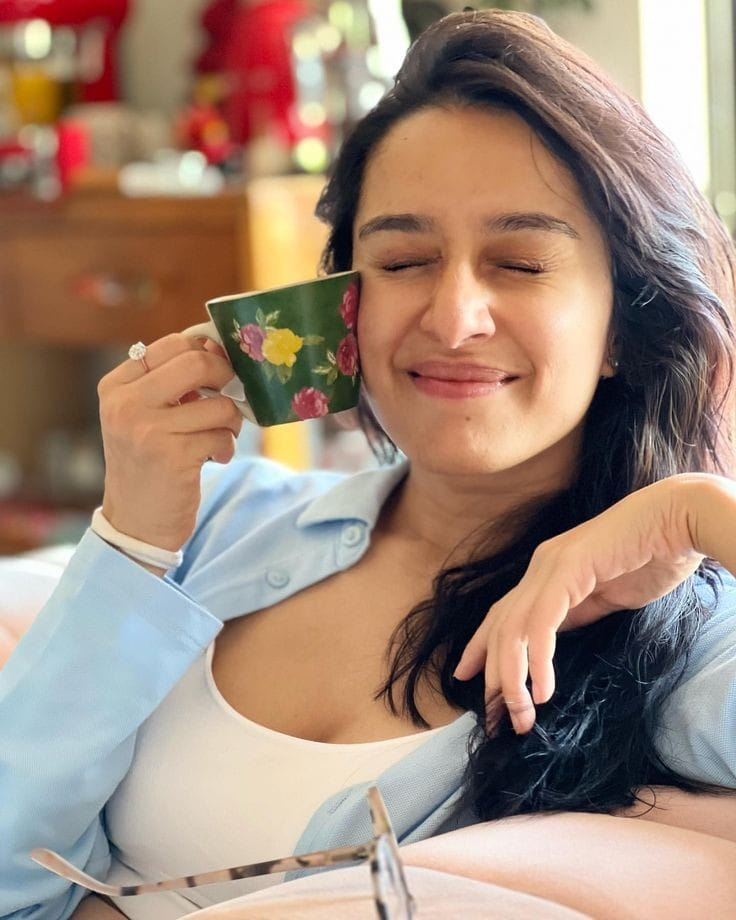
#> input picture Face-detection-using-images-and-webcam-main/shr.jpg, 736 x 920 px
$ python facedetction.py
#> lines starting #> are read from the running program, lines starting #| are printed output that depends on the picture; after the words box and inside, x2 and y2 are one past the last pixel; in counts of white or black regions, pixels touching at a corner belong together
import cv2
trainedData= cv2.CascadeClassifier('face.xml')

img=cv2.imread('shr.jpg')
#> img is the input picture: shape (920, 736, 3); mean B, G, R 121, 136.5, 161.1

#coversion to greyscale
graying= cv2.cvtColor(img,cv2.COLOR_BGR2GRAY)
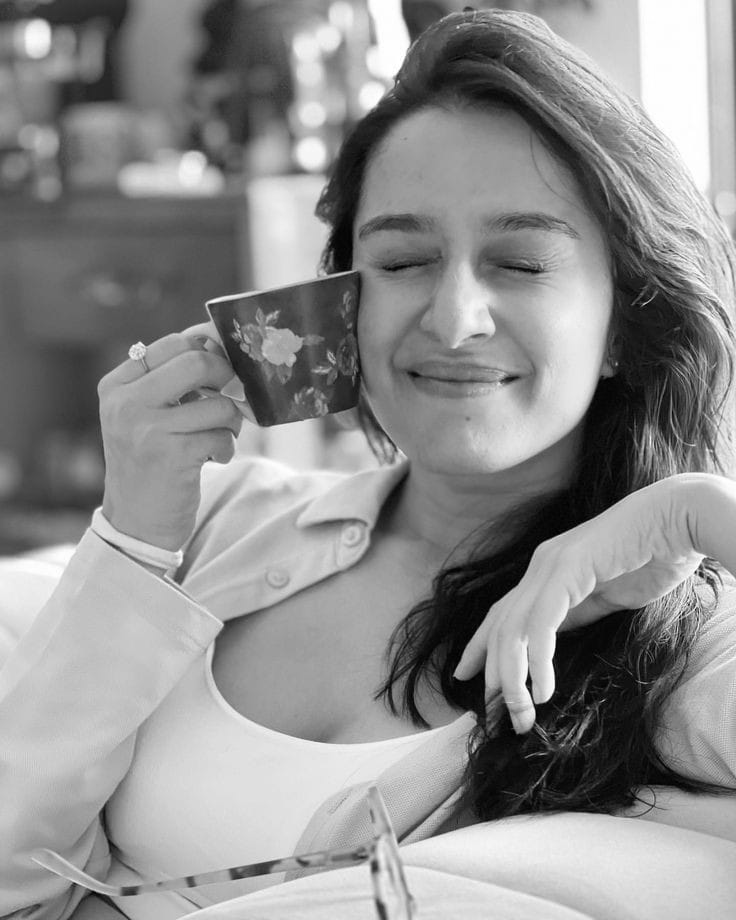
#> graying: shape (920, 736); min 1, max 255, mean 142.1
facecordinates=trainedData.detectMultiScale(graying)
#> facecordinates = [[309, 143, 311, 311]]

x,y,w,h=facecordinates[0]
#> x = 309; y = 143; w = 311; h = 311
cv2.rectangle(img,(x,y),(x+w,y+h),(0,0,255),2)
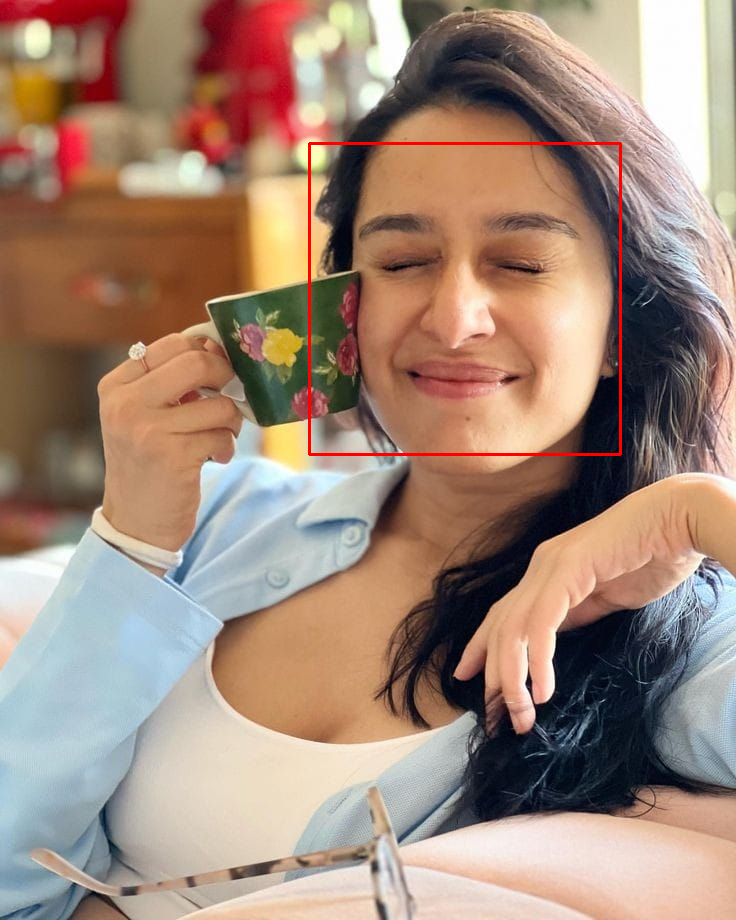
#> img: shape (920, 736, 3); 0.55% of pixels changed, all inside (x1, y1, x2, y2) = (308, 142, 622, 456)

cv2.imshow('window',img)
cv2.waitKey()

print("end of program")

$ run again, with Face-detection-using-images-and-webcam-main/hero.jpg copied over Face-detection-using-images-and-webcam-main/shr.jpg
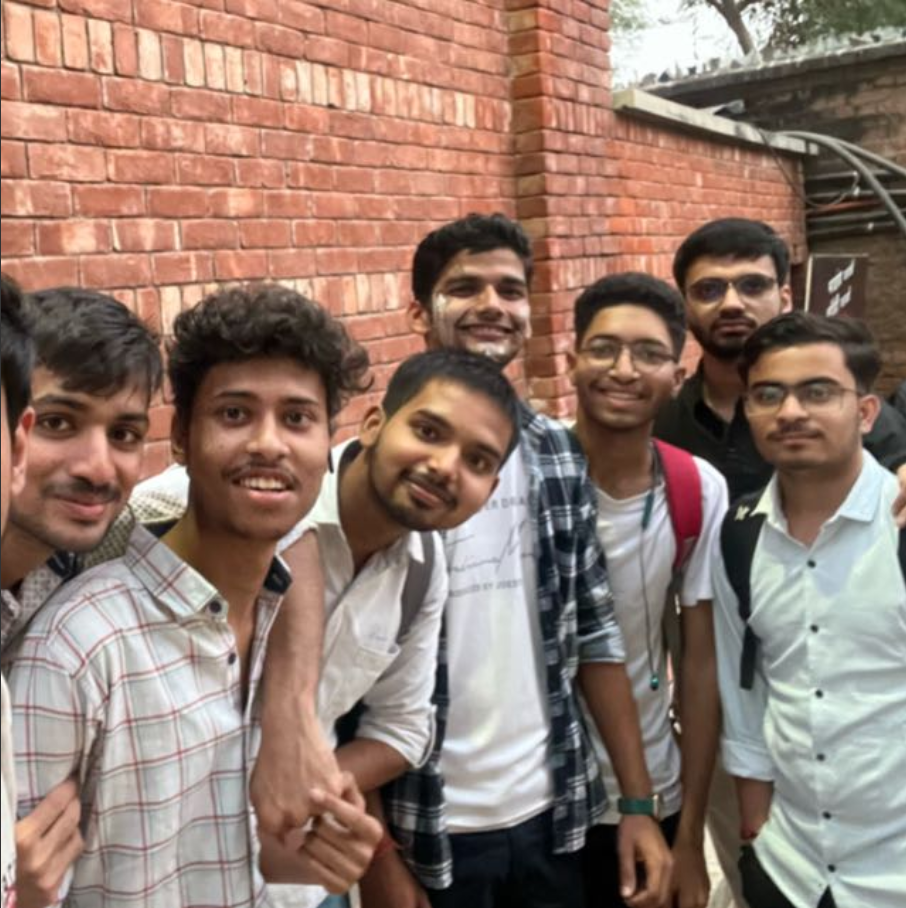
#> input picture Face-detection-using-images-and-webcam-main/hero.jpg, 906 x 908 px
#> img is the input picture: shape (908, 906, 3); mean B, G, R 110.7, 122.5, 147.3
#> `graying= cv2.cvtColor(img,cv2.COLOR_BGR2GRAY)`:
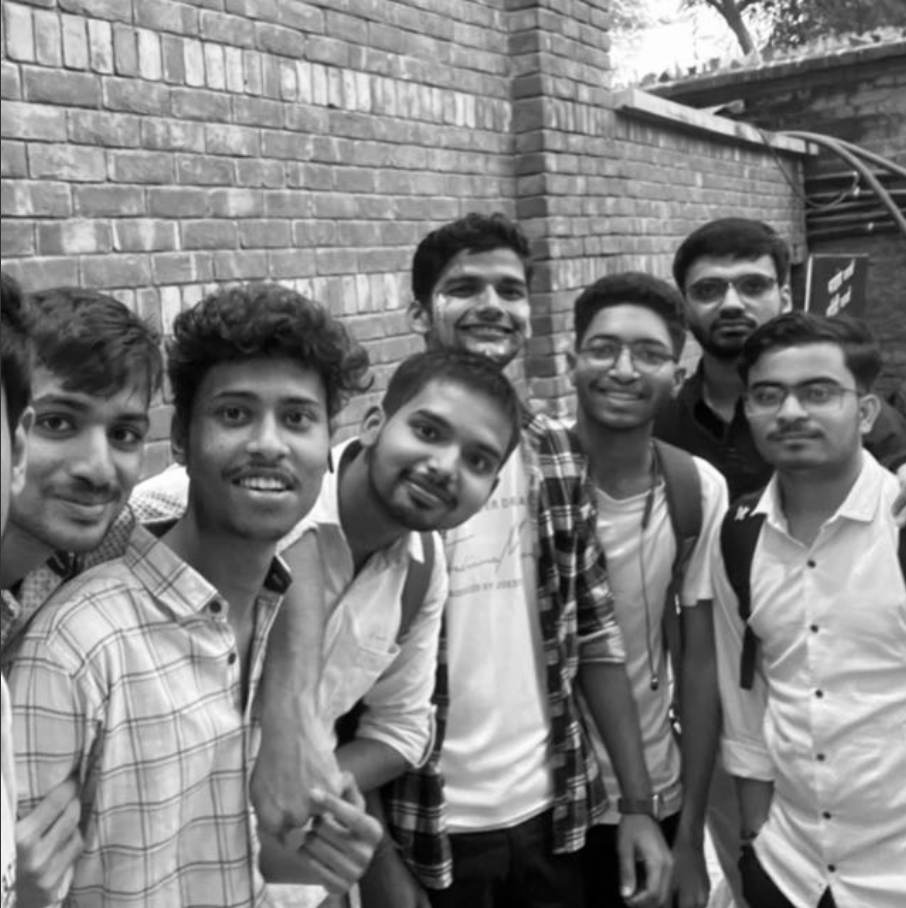
#> graying: shape (908, 906); min 0, max 255, mean 128.6
#> facecordinates = [[339, 581, 72, 72], [179, 630, 80, 80], [673, 243, 116, 116], [428, 243, 121, 121], [564, 302, 123, 123], [728, 343, 131, 131], [75, 772, 107, 107], [176, 346, 179, 179], [5, 360, 184, 184]]
#> x = 339; y = 581; w = 72
#> `cv2.rectangle(img,(x,y),(x+w,y+h),(0,0,255),2)`:
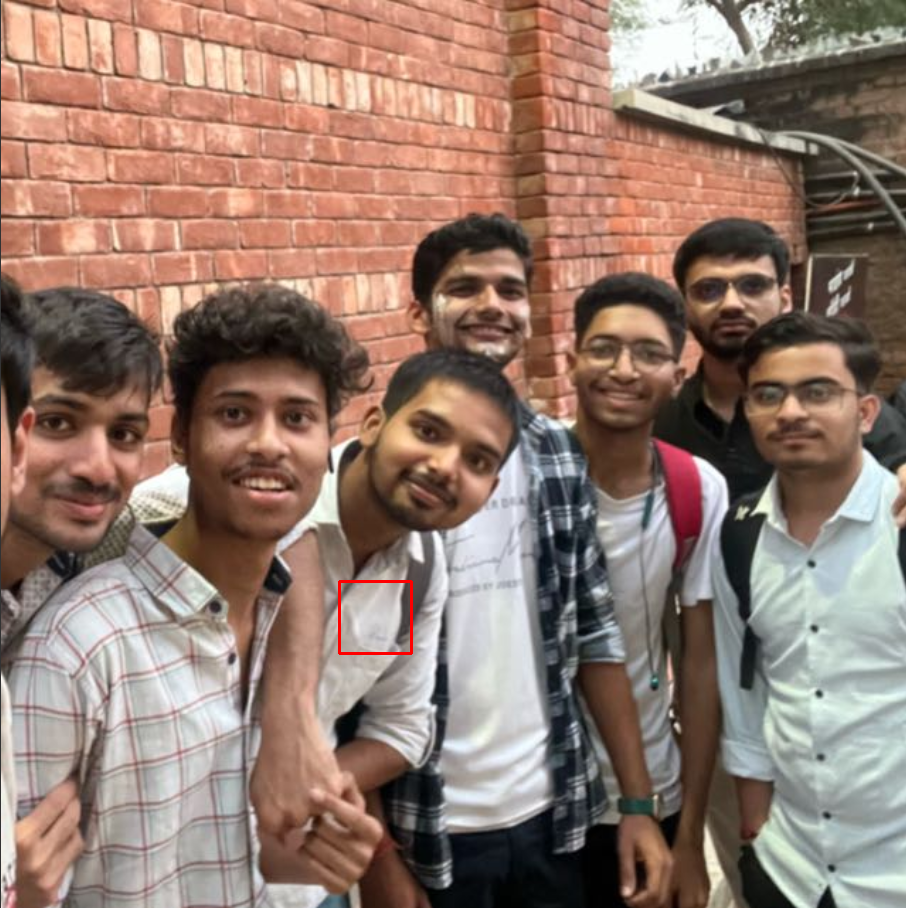
#> img: shape (908, 906, 3); 0.1% of pixels changed, all inside (x1, y1, x2, y2) = (338, 580, 413, 655)
